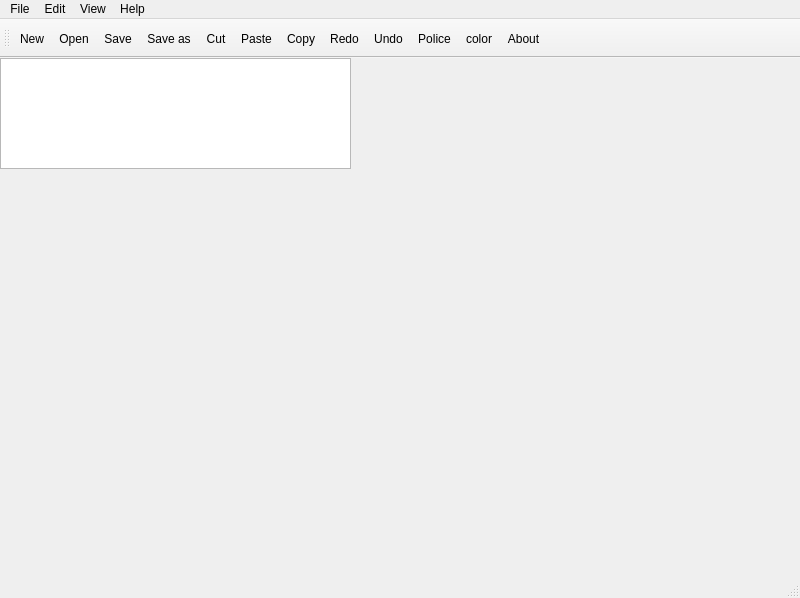
<?xml version="1.0" encoding="UTF-8"?>
<ui version="4.0">
 <class>MainWindow</class>
 <widget class="QMainWindow" name="MainWindow">
  <property name="geometry">
   <rect>
    <x>0</x>
    <y>0</y>
    <width>800</width>
    <height>598</height>
   </rect>
  </property>
  <property name="windowTitle">
   <string>MainWindow</string>
  </property>
  <widget class="QWidget" name="centralwidget">
   <widget class="QTextEdit" name="textEdit">
    <property name="geometry">
     <rect>
      <x>0</x>
      <y>0</y>
      <width>351</width>
      <height>111</height>
     </rect>
    </property>
   </widget>
  </widget>
  <widget class="QMenuBar" name="menubar">
   <property name="geometry">
    <rect>
     <x>0</x>
     <y>0</y>
     <width>800</width>
     <height>18</height>
    </rect>
   </property>
   <widget class="QMenu" name="menuFile">
    <property name="title">
     <string>File</string>
    </property>
    <addaction name="actionNew"/>
    <addaction name="actionOpen"/>
    <addaction name="separator"/>
    <addaction name="actionSave"/>
    <addaction name="actionSave_as"/>
   </widget>
   <widget class="QMenu" name="menuEdit">
    <property name="title">
     <string>Edit</string>
    </property>
    <addaction name="actionCut"/>
    <addaction name="actionCopy"/>
    <addaction name="actionPaste"/>
    <addaction name="separator"/>
    <addaction name="actionRedo"/>
    <addaction name="actionUndo"/>
   </widget>
   <widget class="QMenu" name="menuinfo">
    <property name="title">
     <string>Help</string>
    </property>
    <addaction name="actionInfo_2"/>
   </widget>
   <widget class="QMenu" name="menuView">
    <property name="title">
     <string>View</string>
    </property>
    <addaction name="actionPolice"/>
    <addaction name="actioncolor"/>
    <addaction name="separator"/>
   </widget>
   <addaction name="menuFile"/>
   <addaction name="menuEdit"/>
   <addaction name="menuView"/>
   <addaction name="menuinfo"/>
  </widget>
  <widget class="QStatusBar" name="statusbar"/>
  <widget class="QToolBar" name="toolBar">
   <property name="windowTitle">
    <string>toolBar</string>
   </property>
   <attribute name="toolBarArea">
    <enum>TopToolBarArea</enum>
   </attribute>
   <attribute name="toolBarBreak">
    <bool>false</bool>
   </attribute>
   <addaction name="actionNew"/>
   <addaction name="actionOpen"/>
   <addaction name="actionSave"/>
   <addaction name="actionSave_as"/>
   <addaction name="actionCut"/>
   <addaction name="actionPaste"/>
   <addaction name="actionCopy"/>
   <addaction name="actionRedo"/>
   <addaction name="actionUndo"/>
   <addaction name="actionPolice"/>
   <addaction name="actioncolor"/>
   <addaction name="actionInfo_2"/>
   <addaction name="actionSettings"/>
  </widget>
  <action name="actionNew">
   <property name="icon">
    <iconset resource="Ressource.qrc">
     <normaloff>:/rec/img/add-document.png</normaloff>:/rec/img/add-document.png</iconset>
   </property>
   <property name="text">
    <string>New</string>
   </property>
  </action>
  <action name="actionOpen">
   <property name="icon">
    <iconset resource="Ressource.qrc">
     <normaloff>:/rec/img/open-folder.png</normaloff>:/rec/img/open-folder.png</iconset>
   </property>
   <property name="text">
    <string>Open</string>
   </property>
  </action>
  <action name="actionSave">
   <property name="icon">
    <iconset resource="Ressource.qrc">
     <normaloff>:/rec/img/save.png</normaloff>:/rec/img/save.png</iconset>
   </property>
   <property name="text">
    <string>Save</string>
   </property>
   <property name="shortcut">
    <string>Ctrl+S</string>
   </property>
  </action>
  <action name="actionSave_as">
   <property name="icon">
    <iconset resource="Ressource.qrc">
     <normaloff>:/rec/img/save-data_as.png</normaloff>:/rec/img/save-data_as.png</iconset>
   </property>
   <property name="text">
    <string>Save as</string>
   </property>
  </action>
  <action name="actionCut">
   <property name="icon">
    <iconset resource="Ressource.qrc">
     <normaloff>:/rec/img/cut.png</normaloff>:/rec/img/cut.png</iconset>
   </property>
   <property name="text">
    <string>Cut</string>
   </property>
   <property name="shortcut">
    <string>Ctrl+X</string>
   </property>
  </action>
  <action name="actionCopy">
   <property name="icon">
    <iconset resource="Ressource.qrc">
     <normaloff>:/rec/img/paste.png</normaloff>:/rec/img/paste.png</iconset>
   </property>
   <property name="text">
    <string>Copy</string>
   </property>
   <property name="toolTip">
    <string>Copy</string>
   </property>
   <property name="shortcut">
    <string>Ctrl+C</string>
   </property>
  </action>
  <action name="actionPaste">
   <property name="icon">
    <iconset resource="Ressource.qrc">
     <normaloff>:/rec/img/duplicate-content.png</normaloff>:/rec/img/duplicate-content.png</iconset>
   </property>
   <property name="text">
    <string>Paste</string>
   </property>
   <property name="toolTip">
    <string>Paste</string>
   </property>
   <property name="shortcut">
    <string>Ctrl+V</string>
   </property>
  </action>
  <action name="actionRedo">
   <property name="icon">
    <iconset resource="Ressource.qrc">
     <normaloff>:/rec/img/arrow_good(redo).png</normaloff>:/rec/img/arrow_good(redo).png</iconset>
   </property>
   <property name="text">
    <string>Redo</string>
   </property>
  </action>
  <action name="actionUndo">
   <property name="icon">
    <iconset resource="Ressource.qrc">
     <normaloff>:/rec/img/arrow_good(undo).png</normaloff>:/rec/img/arrow_good(undo).png</iconset>
   </property>
   <property name="text">
    <string>Undo</string>
   </property>
   <property name="shortcut">
    <string>Ctrl+Z</string>
   </property>
  </action>
  <action name="actionInfo_2">
   <property name="icon">
    <iconset resource="Ressource.qrc">
     <normaloff>:/rec/img/information.png</normaloff>:/rec/img/information.png</iconset>
   </property>
   <property name="text">
    <string>About</string>
   </property>
  </action>
  <action name="actionSettings">
   <property name="text">
    <string> </string>
   </property>
  </action>
  <action name="actionPolice">
   <property name="icon">
    <iconset resource="Ressource.qrc">
     <normaloff>:/rec/img/font-size.png</normaloff>:/rec/img/font-size.png</iconset>
   </property>
   <property name="text">
    <string>Police</string>
   </property>
  </action>
  <action name="actioncolor">
   <property name="icon">
    <iconset resource="Ressource.qrc">
     <normaloff>:/rec/img/color-palette.png</normaloff>:/rec/img/color-palette.png</iconset>
   </property>
   <property name="text">
    <string>color</string>
   </property>
  </action>
 </widget>
 <resources>
  <include location="Ressource.qrc"/>
 </resources>
 <connections/>
</ui>
